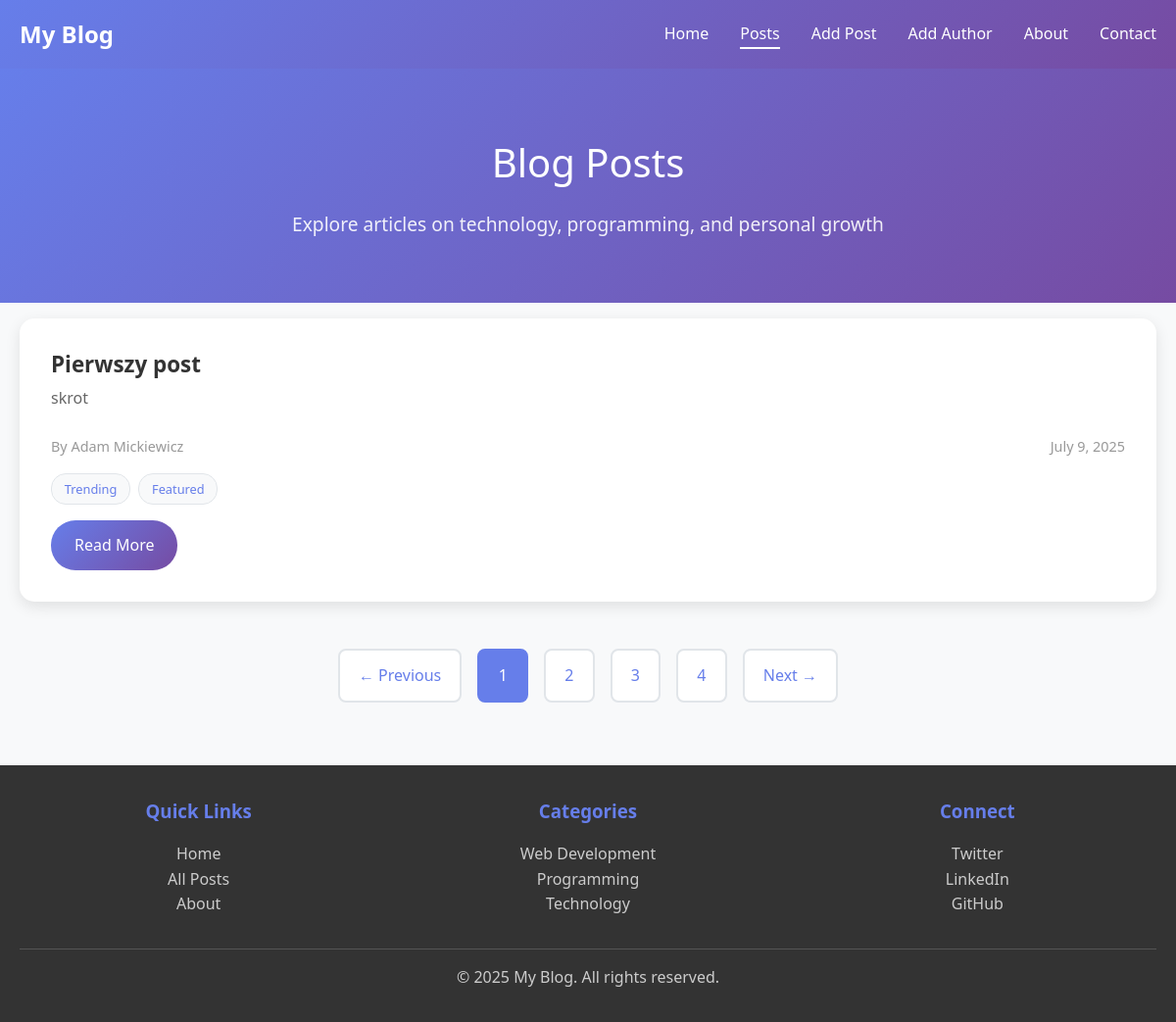
The page /blog/posts/ on the database as committed earlier.
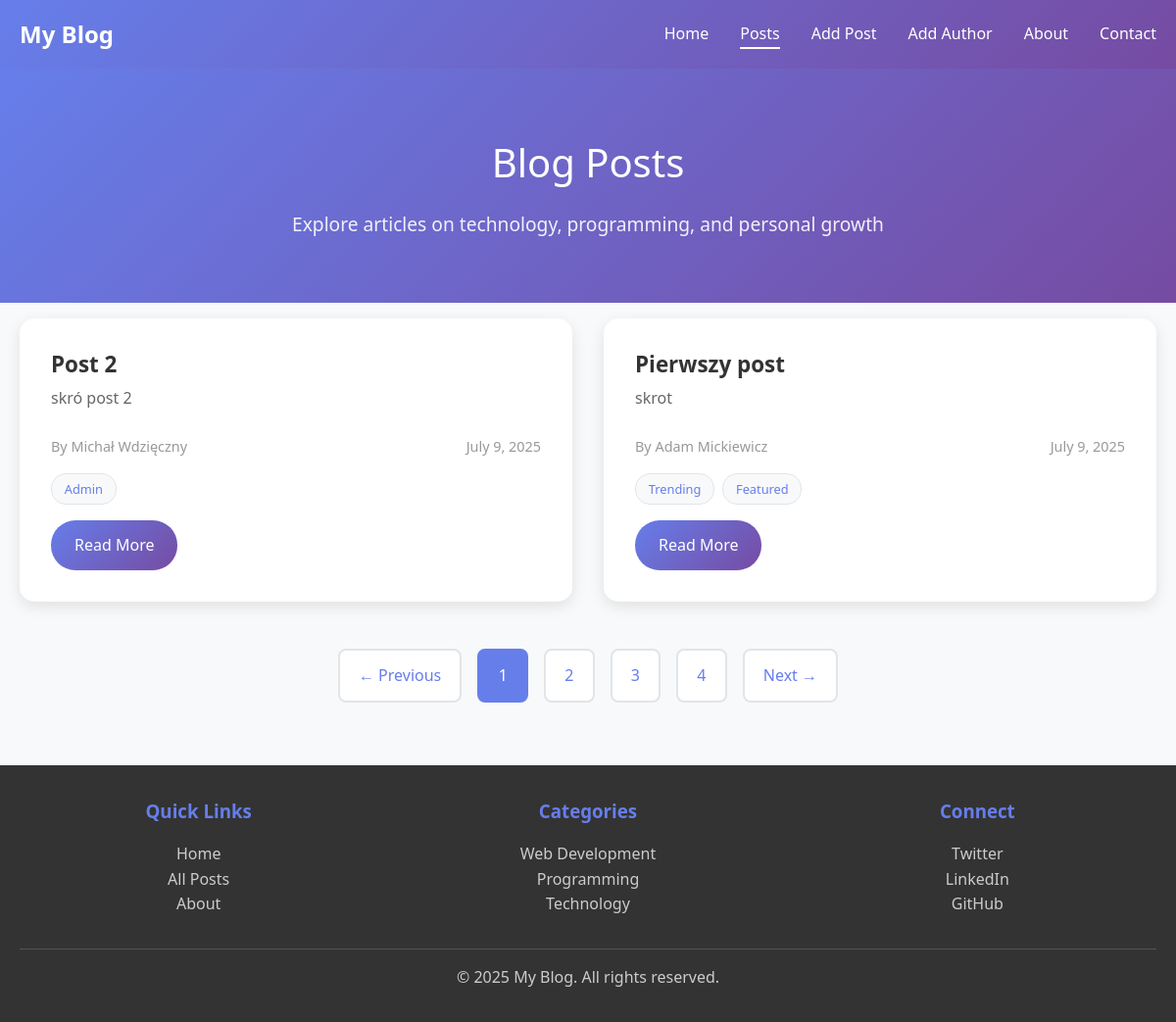
The same page on the database as committed later.
### blog/models.py (models this page shows, shortened)
class BlogPost(models.Model):
    title = models.CharField(max_length=200)
    excerpt = models.CharField(max_length=500, blank=True, null=True)
    author = models.ForeignKey(Author, on_delete=models.CASCADE, related_name='posts')
    tags = models.ManyToManyField(Tag, blank=True, related_name='posts')
    content = models.TextField()
    created_at = models.DateTimeField(auto_now_add=True)
    updated_at = models.DateTimeField(auto_now=True)
    image = models.ImageField(upload_to='blog_images/', blank=True, null=True)
    slug = models.SlugField(max_length=200, unique=True, blank=True, null=True)
    class Meta:
        ordering = ['-created_at']
        verbose_name_plural = "Blog Posts"

class Author(models.Model):
    first_name = models.CharField(max_length=100)
    last_name = models.CharField(max_length=100)
    email = models.EmailField(unique=True)
    bio = models.TextField(blank=True, null=True)
    def full_name(self):
        return f"{self.first_name} {self.last_name}"

class Tag(models.Model):
    name = models.CharField(max_length=50, unique=True)

### blog/views.py (the view)
# urls.py: path('posts/', blog_views.posts_main_view, name='posts'),
def posts_main_view(request):
    posts = BlogPost.objects.all()
    if not posts:
        return render(request, 'blog/posts.html', {
            'url': 'blog',
            'links': get_navigation_links('Posts'),
            'posts': [],  # Pass an empty list if no posts are available
        })
    return render(request, 'blog/posts.html', {
        'url': 'blog',
        'links': get_navigation_links('Posts'),
        'posts': posts,  # Pass the posts data to template
    })

### blog/views.py (called while the page is built)
def get_navigation_links(active_page):
    links = [
        {'name': 'Home', 'url': '/', 'active': False},
        {'name': 'Posts', 'url': '/blog/posts', 'active': False},
        {'name': 'Add Post', 'url': '/blog/add_post', 'active': False},
        {'name': 'Add Author', 'url': '/blog/add_author', 'active': False},
        {'name': 'About', 'url': '/blog/about', 'active': False},
        {'name': 'Contact', 'url': '/blog/contact', 'active': False},
    ]
    for link in links:
        if link['name'].lower() == active_page.lower():
            link['active'] = True
        else:
            link['active'] = False
    return links

### blog/templates/blog/posts.html (shortened to what this page needs)
<!DOCTYPE html>
<html lang="en">
<head>
</head>
<body>
    <header>
        <nav class="container">
            <div class="logo">My Blog</div>
            <ul class="nav-links">
                {% for link in links %}
                    <li><a href="{{ link.url }}" class="{% if link.active %}active{% endif %}">{{ link.name }}</a></li>
                {% endfor %}
            </ul>
        </nav>
    </header>
    <section class="page-header">
        <div class="container">
            <h1>Blog Posts</h1>
            <p>Explore articles on technology, programming, and personal growth</p>
        </div>
    </section>
    <main class="container">
        <div class="posts-grid">
            {% for post in posts %}
            <article class="post-card">
                <div class="post-content">
                    <h3 class="post-title">
                        <a href="{% url 'blog:post' post_id=post.id %}">{{ post.title }}</a>
                    </h3>
                    <p class="post-excerpt">{{ post.excerpt|truncatewords:30 }}</p>
                    <p class="post-meta">
                        <span class="post-author">By {{ post.author.full_name }}</span>
                        <span>{{ post.created_at|date:"F j, Y" }}</span>
                    {% if post.tags.all %}
                    <div class="post-tags">
                        {% for tag in post.tags.all %}
                            <a href="#" class="post-tag">{{ tag.name }}</a>
                        {% endfor %}
                    </div>
                    {% endif %}
                    <a href="{% url 'blog:post' post_id=post.id %}" class="read-more">Read More</a>
                </div>
            </article>
            {% endfor %}
        </div>
        <div class="pagination">
            <a href="#">← Previous</a>
            <span class="current">1</span>
            <a href="#">2</a>
            <a href="#">3</a>
            <a href="#">4</a>
            <a href="#">Next →</a>
        </div>
    </main>
    <footer>
        <div class="container">
            <div class="footer-content">
                <div class="footer-section">
                    <h3>Quick Links</h3>
                    <p><a href="/">Home</a></p>
                    <p><a href="/posts">All Posts</a></p>
                    <p><a href="/about">About</a></p>
                </div>
                <div class="footer-section">
                    <h3>Categories</h3>
                    <p><a href="#">Web Development</a></p>
                    <p><a href="#">Programming</a></p>
                    <p><a href="#">Technology</a></p>
                </div>
                <div class="footer-section">
                    <h3>Connect</h3>
                    <p><a href="#">Twitter</a></p>
                    <p><a href="#">LinkedIn</a></p>
                    <p><a href="#">GitHub</a></p>
                </div>
            </div>
            <div class="footer-bottom">
                <p>&copy; 2025 My Blog. All rights reserved.</p>
            </div>
        </div>
    </footer>
</body>
</html>

### blog/templates/blog/posts.html (style rules this page uses)
* { margin: 0; padding: 0; box-sizing: border-box; }
body { font-family: 'Segoe UI', Tahoma, Geneva, Verdana, sans-serif; line-height: 1.6; color: #333; background-color: #f8f9fa; }
.container { max-width: 1200px; margin: 0 auto; padding: 0 20px; }
header { background: linear-gradient(135deg, #667eea 0%, #764ba2 100%); color: white; padding: 1rem 0; box-shadow: 0 2px 10px rgba(0,0,0,0.1); }
nav { display: flex; justify-content: space-between; align-items: center; }
.logo { font-size: 1.5rem; font-weight: bold; }
.nav-links { list-style: none; display: flex; gap: 2rem; }
.nav-links a { color: white; text-decoration: none; transition: opacity 0.3s; }
.nav-links a.active { border-bottom: 2px solid white; padding-bottom: 3px; }
.page-header { background: linear-gradient(135deg, #667eea 0%, #764ba2 100%); color: white; text-align: center; padding: 4rem 0; }
.page-header h1 { font-size: 2.5rem; margin-bottom: 1rem; font-weight: 300; }
.page-header p { font-size: 1.2rem; opacity: 0.9; }
main { padding: 6rem 0 4rem 0; }
.posts-grid { display: grid; grid-template-columns: repeat(auto-fit, minmax(350px, 1fr)); gap: 2rem; margin-bottom: 3rem; }
.post-card { background: white; border-radius: 15px; overflow: hidden; box-shadow: 0 5px 15px rgba(0,0,0,0.1); transition: transform 0.3s, box-shadow 0.3s; margin-top: 1rem; }
.post-content { padding: 2rem; }
.post-title { font-size: 1.4rem; margin-bottom: 0.5rem; color: #333; line-height: 1.3; }
.post-title a { color: #333; text-decoration: none; transition: color 0.3s; }
.post-excerpt { color: #666; margin-bottom: 1.5rem; line-height: 1.6; }
.post-meta { display: flex; justify-content: space-between; align-items: center; color: #999; font-size: 0.9rem; margin-bottom: 1rem; }
.post-author { font-weight: 500; }
.post-tags { display: flex; gap: 0.5rem; flex-wrap: wrap; margin-bottom: 1rem; }
.post-tag { background: #f8f9fa; color: #667eea; padding: 0.3rem 0.8rem; border-radius: 15px; font-size: 0.8rem; text-decoration: none; border: 1px solid #e1e5e9; transition: all 0.3s; }
.read-more { display: inline-block; background: linear-gradient(135deg, #667eea 0%, #764ba2 100%); color: white; padding: 0.8rem 1.5rem; text-decoration: none; border-radius: 25px; font-weight: 500; transition: transform 0.3s, box-shadow 0.3s; }
.pagination { display: flex; justify-content: center; gap: 1rem; margin: 3rem 0; }
.pagination a, .pagination span { padding: 0.8rem 1.2rem; background: white; color: #667eea; text-decoration: none; border-radius: 8px; border: 2px solid #e1e5e9; transition: all 0.3s; }
.pagination .current { background: #667eea; color: white; border-color: #667eea; }
footer { background: #333; color: white; text-align: center; padding: 2rem 0; margin-top: 4rem; }
.footer-content { display: grid; grid-template-columns: repeat(auto-fit, minmax(250px, 1fr)); gap: 2rem; margin-bottom: 2rem; }
.footer-section h3 { margin-bottom: 1rem; color: #667eea; }
.footer-section a { color: #ccc; text-decoration: none; transition: color 0.3s; }
.footer-bottom { border-top: 1px solid #555; padding-top: 1rem; color: #ccc; }

Rows that differ between the two databases and show on the page:
added BlogPost: title "Post 2", excerpt "skró post 2", author.full_name "Michał Wdzięczny", created_at "July 9, 2025"
added Tag: name "Admin", shown under "Post 2"
